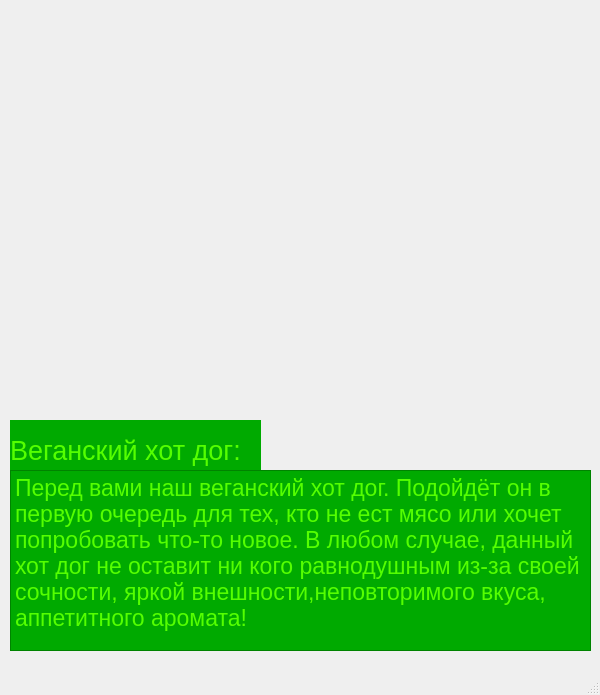
<?xml version="1.0" encoding="UTF-8"?>
<ui version="4.0">
 <class>MainWindow</class>
 <widget class="QMainWindow" name="MainWindow">
  <property name="geometry">
   <rect>
    <x>0</x>
    <y>0</y>
    <width>600</width>
    <height>695</height>
   </rect>
  </property>
  <property name="windowTitle">
   <string>MainWindow</string>
  </property>
  <widget class="QWidget" name="centralwidget">
   <widget class="QLabel" name="label">
    <property name="geometry">
     <rect>
      <x>0</x>
      <y>0</y>
      <width>611</width>
      <height>421</height>
     </rect>
    </property>
    <property name="text">
     <string/>
    </property>
    <property name="pixmap">
     <pixmap>Pictures/vegan_dog.jpg</pixmap>
    </property>
   </widget>
   <widget class="QLabel" name="label_2">
    <property name="geometry">
     <rect>
      <x>10</x>
      <y>420</y>
      <width>251</width>
      <height>61</height>
     </rect>
    </property>
    <property name="font">
     <font>
      <pointsize>20</pointsize>
     </font>
    </property>
    <property name="styleSheet">
     <string notr="true">color: rgb(85, 255, 0);
background-color: rgb(0, 170, 0);</string>
    </property>
    <property name="text">
     <string>Веганский хот дог:</string>
    </property>
   </widget>
   <widget class="QPlainTextEdit" name="plainTextEdit">
    <property name="geometry">
     <rect>
      <x>10</x>
      <y>470</y>
      <width>581</width>
      <height>181</height>
     </rect>
    </property>
    <property name="font">
     <font>
      <pointsize>17</pointsize>
      <weight>50</weight>
      <bold>false</bold>
     </font>
    </property>
    <property name="styleSheet">
     <string notr="true">color: rgb(85, 255, 0);
background-color: rgb(0, 170, 0);</string>
    </property>
    <property name="plainText">
     <string>Перед вами наш веганский хот дог. Подойдёт он в первую очередь для тех, кто не ест мясо или хочет попробовать что-то новое. В любом случае, данный хот дог не оставит ни кого равнодушным из-за своей сочности, яркой внешности,неповторимого вкуса, аппетитного аромата!</string>
    </property>
   </widget>
  </widget>
  <widget class="QMenuBar" name="menubar">
   <property name="geometry">
    <rect>
     <x>0</x>
     <y>0</y>
     <width>600</width>
     <height>21</height>
    </rect>
   </property>
  </widget>
  <widget class="QStatusBar" name="statusbar"/>
 </widget>
 <resources/>
 <connections/>
</ui>
